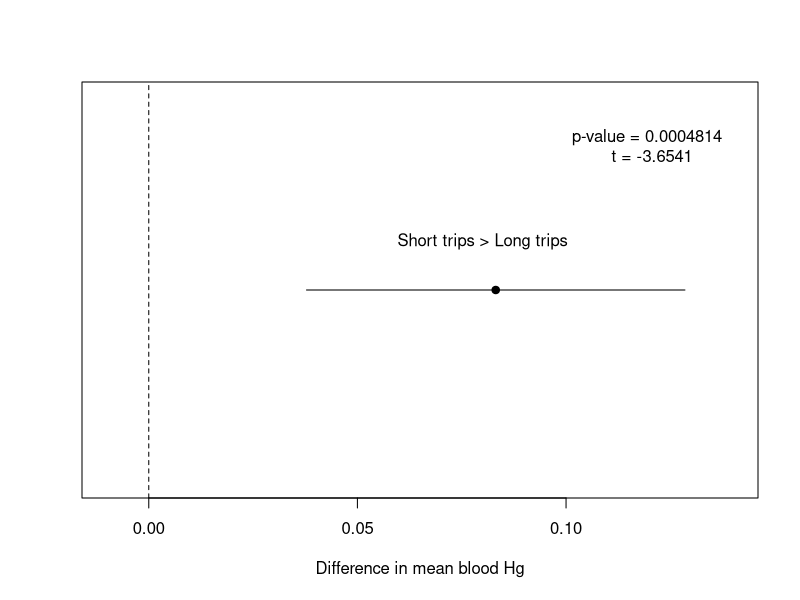
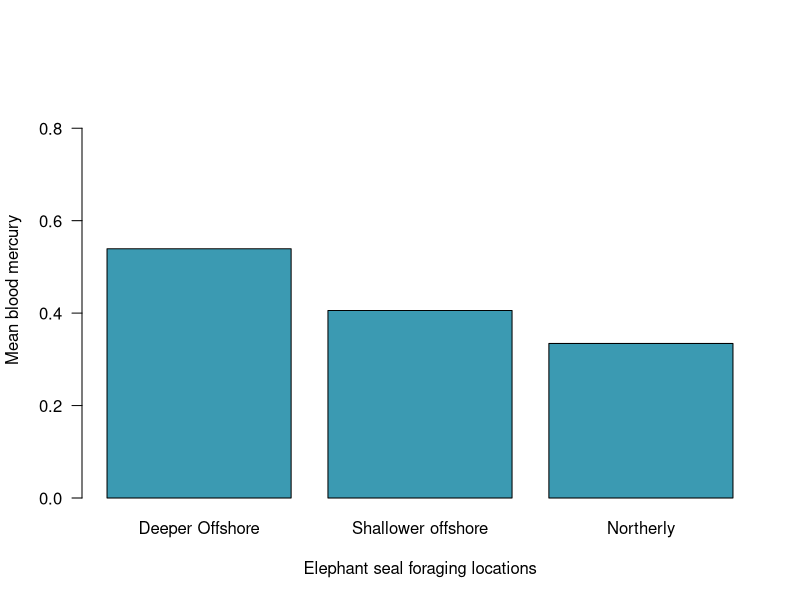
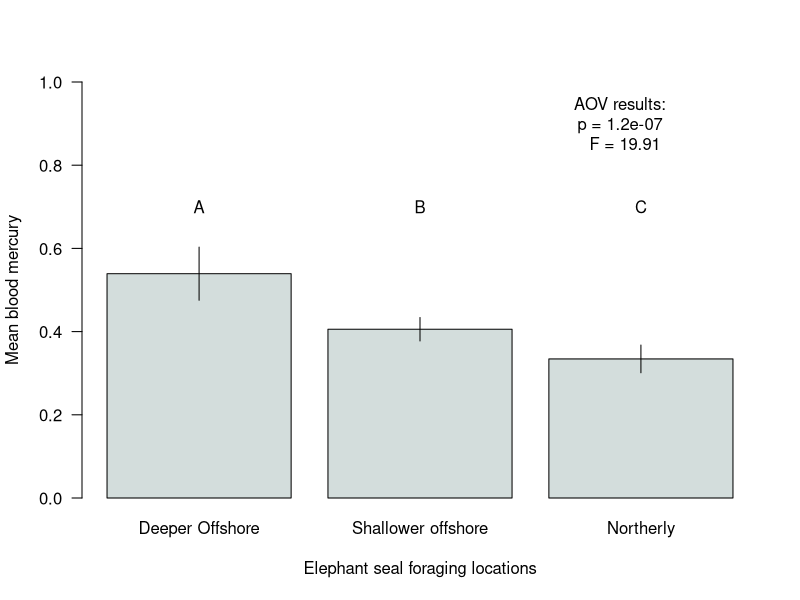
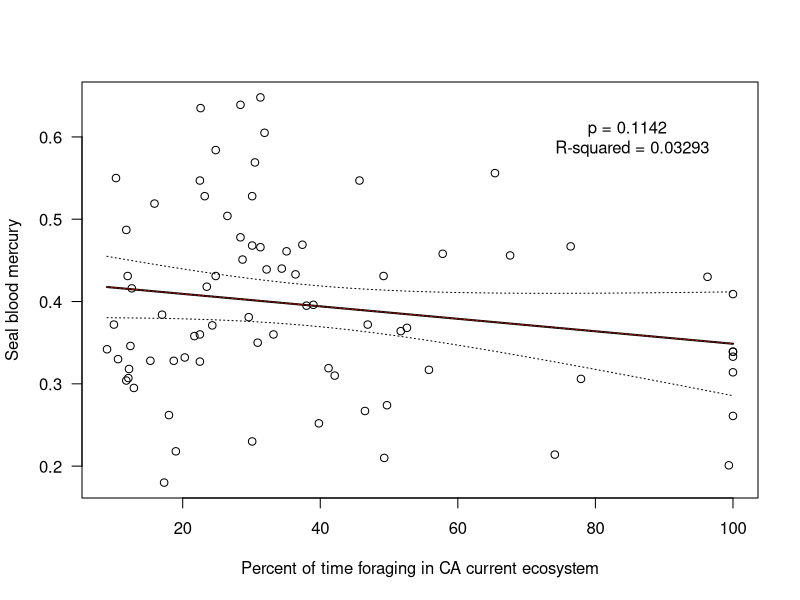
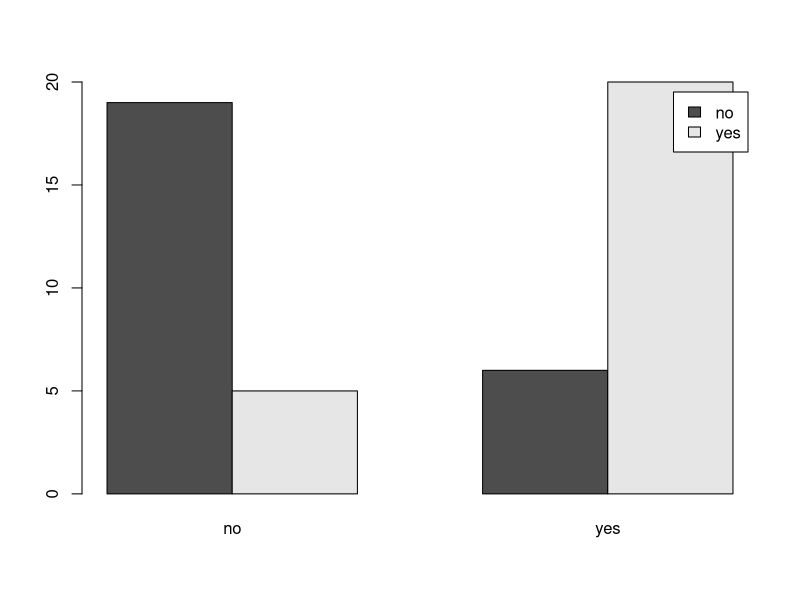
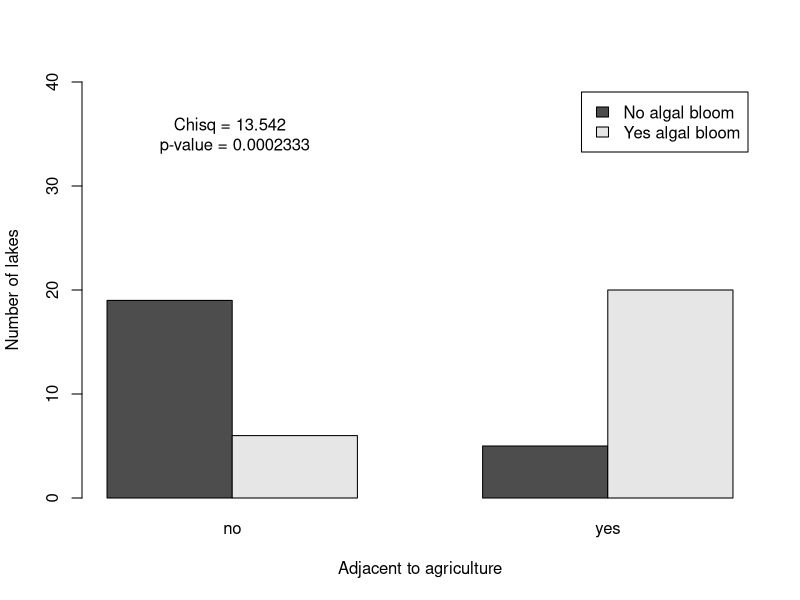

Reproduce these figures in R, in order.
################## R practice problems ###############
# Make a graph, analyze the data, and make a claim for each of the four scenerios below.

# Modified excerpt from Peterson et al. (2015)Links to an external site. abstract: Northern elephant seals (Mirounga angustirostris) biannually travel thousands of kilometres to forage within coastal and open-ocean regions of the northeast Pacific Ocean. We coupled satellite telemetry, diving behaviour and stable isotopes (carbon and nitrogen) for 77 adult females, that varied by foraging location and diving depth, to assess mercury concentrations in blood and muscle. Our results indicate that foraging behaviour influences mercury exposure and mesopelagic predators foraging in the northeast Pacific Ocean may be at high risk for mercury bioaccumulation.

# 1. Does the length of foraging trips (short vs. long; ~73 days vs. ~223 days respectively) influence
#  blood mercury content? Data columns = Trip and BloodHg_ug_g_ww

# 2. There are three different foraging clusters: northerly, shallower offshore, and deeper offshore. 
# Is there a difference in blood mercury content between any of the three clusters? 
# Data columns = Cluster_name and BloodHg_ug_g_ww

# 3. What is the effect of time spent foraging in the California Current Ecosystem (data are percentages) 
# on blood mercury content? Data columns = Percent_Time_In_California_Current_Ecoregion and BloodHg_ug_g_ww
  
# 4. And last, unrelated to elephant seals... does the probability of algal blooms occurring in lakes on the Front Range depend on whether they are adjacent to agricultural operations? The data are here Download data are here.

#################### solutions #################
  
  
# import all of the data
seals <- read.csv("data/Elephant_seals_data.csv")
algae <- read.csv("data/algal_blooms.csv")

##################### 1 - t test ####################
# Does the length of foraging trips (short vs. long; ~73 days vs. ~223 days respectively) influence blood
#  mercury content? Data columns = Trip and BloodHg_ug_g_ww
x <- seals$Trip
y <- seals$BloodHg_ug_g_ww

ttestres <- t.test(y~x)
ttestres

plot(c(0.4286957 - 0.3455484), 1, pch = 19, xlab = "Difference in mean blood Hg", ylab = NA, yaxt = "n", xlim = c(-.01, .14))
    # make a plot and show the difference in means (you could also calculate the diff in means outside )
abline(v = 0, lty = 2) # add a vertical line at zero to show the null hypothesis 
segments(0.12849230, 1, 0.03780223, 1) # add a line segment, give the starting coordinates and the ending coordinates 
text(.08, 1.1, "Short trips > Long trips") # add text to the plot showing that on this side of zero the Hg in short trips is greater than the Hg in long trips group 
text(.12, 1.3, "p-value = 0.0004814 \n t = -3.6541") # add p-value and t statistic to the graph 

###################### 2 - ANOVA ####################
# There are three different foraging clusters: northerly, shallower offshore, and deeper offshore. Is there a difference in blood mercury content between any of the three clusters? Data columns = Cluster_name and BloodHg_ug_g_ww
x <- seals$Cluster_name
y <- seals$BloodHg_ug_g_ww

aov_model_results <- aov(y ~ x)
summary(aov_model_results) # this p-value tells us that yes at least some of the groups are different from eachother (variance between groups is greater than the variance within groups)

Tukey_res <- TukeyHSD(aov_model_results) # Then Tukey is how we get the pairwise comparisons 
print(Tukey_res)

# Calculate the mean blood mercury for each group 
mean_DeepOff <- mean(seals$BloodHg_ug_g_ww[seals$Cluster_name=="Deeper offshore"])
mean_ShallowOff <- mean(seals$BloodHg_ug_g_ww[seals$Cluster_name=="Shallower offshore"])
mean_Northerly <- mean(seals$BloodHg_ug_g_ww[seals$Cluster_name=="Northerly"])

# put all three means together into a single object that you can plot (remember barplot() requires a single object for its first argument)
seal_cluster_means <- c(mean_DeepOff, mean_ShallowOff, mean_Northerly)

barplot(seal_cluster_means, names = c("Deeper Offshore","Shallower offshore","Northerly"), xlab="Elephant seal foraging locations", ylab="Mean blood mercury", las=1, col="#3B9AB2", ylim=c(0,.9)) 

# Calculate the standard deviation for each group (average distance from the mean)
sd_DeepOff <- sd(seals$BloodHg_ug_g_ww[seals$Cluster_name=="Deeper offshore"])
sd_ShallowOff <- sd(seals$BloodHg_ug_g_ww[seals$Cluster_name=="Shallower offshore"])
sd_Northerly <- sd(seals$BloodHg_ug_g_ww[seals$Cluster_name=="Northerly"])

# get the number of observations (seals) in each group 
n_DeepOff <- length(seals$BloodHg_ug_g_ww[seals$Cluster_name=="Deeper offshore"])
n_ShallowOff <- length(seals$BloodHg_ug_g_ww[seals$Cluster_name=="Shallower offshore"])
n_Northerly <- length(seals$BloodHg_ug_g_ww[seals$Cluster_name=="Northerly"])

# Use the standard deviation and the number of datapoints to calculate the standard error for each group (you need SE for CI on graph)
SE_DeepOff <- sd_DeepOff/sqrt(n_DeepOff)
SE_ShallowOff <- sd_ShallowOff/sqrt(n_ShallowOff)
SE_Northerly <- sd_Northerly/sqrt(n_Northerly)

# bind the SEs for each group together into a single object 
SEs <- c(SE_DeepOff, SE_ShallowOff, SE_Northerly)

# Calculate the upper and lower CIs using the means and the SEs
# this is currently vectorized, students can also calculate upper and lower ci individually for each group
lower_ci <- seal_cluster_means - 2*SEs
upper_ci <- seal_cluster_means + 2*SEs

# Make the barplot 
barx <- barplot(seal_cluster_means, names = c("Deeper Offshore","Shallower offshore","Northerly"), 
                xlab="Elephant seal foraging locations", 
                ylab="Mean blood mercury", 
                las=1, col="#D3DDDC", ylim=c(0,1))

# use segments function to add lines for the CI for each group
segments(barx, lower_ci, barx, upper_ci)

print(Tukey_res) # check the results of the Tukey test again to see which groups are different from eachother based on p-values and CI that does not include 0 
text(barx, .7, c("A","B","C")) # in this case all groups are different so they each get their own letter 
text(3, .9, "AOV results: \np = 1.2e-07 \n F = 19.91") # add the results of the anova test to the graph 


#################### 3 - linear model ################
# What is the effect of time spent foraging in the California Current Ecosystem (data are percentages) 
# on blood mercury content? Data columns = Percent_Time_In_California_Current_Ecoregion and 
# BloodHg_ug_g_ww

# two continuous variables, 
x <- 100*seals$Percent_Time_In_California_Current_Ecoregion  # convert to percent (currently as proportion)
y <- seals$BloodHg_ug_g_ww

plot(x, y, xlab="Percent of time foraging in CA current ecosystem", ylab="Seal blood mercury", las=1)

# Run linear model and take a look at the output 
model <- lm(y ~ x)
model_data <- summary(model)
print(model_data)

# This is how you draw the line 
min_pred <- min(x)
max_pred <- max(x)
new_predictor <- seq(min_pred, max_pred)

B0 <- summary(model)$coeff[1,1] # y intercept
B1 <- summary(model)$coeff[2,1] # slope of the line

# Calculate the predicted value of y for each value of x 
pred_Y <- B0 + B1*new_predictor

lines(new_predictor, pred_Y, lwd=2)

# confidence intervals 
# make a prediction using the model that you made above, run that model over the new predictor you made, and give me a confidence interval
predicted <- predict(model, newdata=data.frame(x= new_predictor), interval="confidence")
print(predicted)

# you can also add the line to the graph from the predict function 
lines(new_predictor,predicted[ ,1],lty=3, col = "red")

# This adds the confidence intervals to the graph
lines(new_predictor,predicted[ ,2],lty=3)
lines(new_predictor,predicted[ ,3],lty=3)

# add the p-value and R2 to the plot
text(85, .6, "p = 0.1142 \n R-squared = 0.03293")

##################### 4 - chi-square #####################
# Fertilizer applied to agricultural fields can result in nutrient runoff into adjacent water bodies,
# which may result in increased growth of primary producers like algae. Does the probability of 
# algal blooms occurring in lakes on the Front Range depend on whether they are adjacent to 
# agricultural operations?

# --> Conditional probability, is the prob of HAB different dependent on agriculture 
head(algae)
algae_summary <- table(algae)
print(algae_summary)

# this puts algal bloom on the x axis and then ag or no ag as the colors of the bars --> backwards because we want to know if ag impacts algea 
barplot(algae_summary, beside = TRUE, legend = TRUE)
algae_flipped <- t(algae_summary) # transpose the data 

barplot(algae_flipped, 
  beside = TRUE, # bars next to eachother not stacked
  legend = TRUE, #include a legend 
  legend.text = c("No algal bloom", "Yes algal bloom"), 
  cex.names = 1, # size of text 
  ylab = "Number of lakes", 
  ylim = c(0, 40), 
  xlab = "Adjacent to agriculture")

# Chi squared test to look at the 
chisq.test(algae_flipped)

# add results to your barplot 
text(2, 35, "Chisq = 13.542 \n p-value = 0.0002333")
